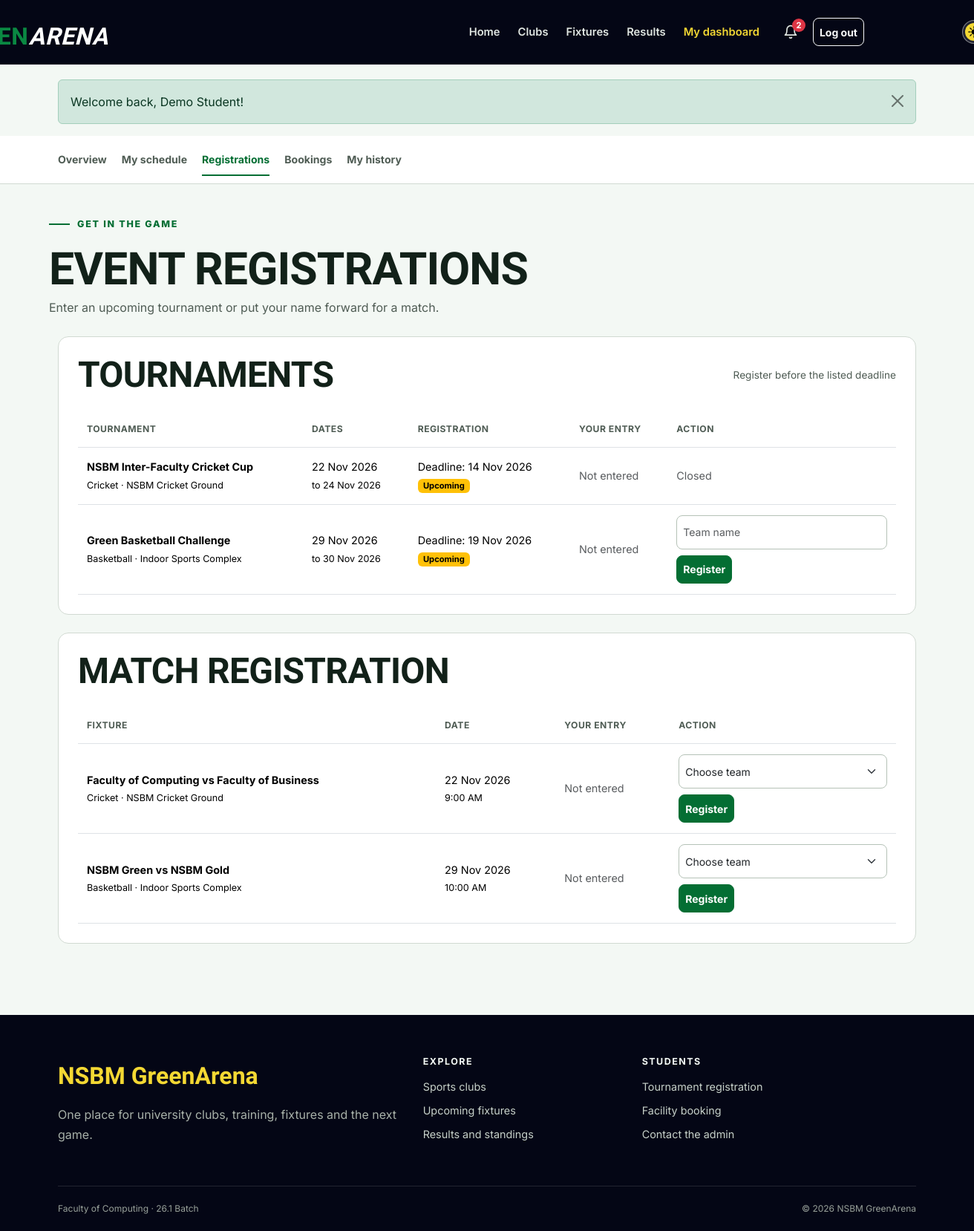
The page /student/registrations.php (signed in) on the database its author committed.
### tables this page shows
CREATE TABLE users (
    id INT UNSIGNED AUTO_INCREMENT PRIMARY KEY,
    student_id VARCHAR(20) NOT NULL UNIQUE,
    full_name VARCHAR(100) NOT NULL,
    email VARCHAR(120) NOT NULL UNIQUE,
    password_hash VARCHAR(255) NOT NULL,
    role ENUM('student', 'admin') NOT NULL DEFAULT 'student',
    created_at TIMESTAMP DEFAULT CURRENT_TIMESTAMP
);

CREATE TABLE tournaments (
    id INT UNSIGNED AUTO_INCREMENT PRIMARY KEY,
    name VARCHAR(120) NOT NULL,
    sport VARCHAR(80) NOT NULL,
    description TEXT NOT NULL,
    start_date DATE NOT NULL,
    end_date DATE NOT NULL,
    venue VARCHAR(120) NOT NULL,
    registration_deadline DATE NOT NULL,
    max_teams SMALLINT UNSIGNED NOT NULL DEFAULT 8,
    status ENUM('upcoming', 'ongoing', 'completed') NOT NULL DEFAULT 'upcoming',
    created_at TIMESTAMP DEFAULT CURRENT_TIMESTAMP
);

CREATE TABLE matches (
    id INT UNSIGNED AUTO_INCREMENT PRIMARY KEY,
    tournament_id INT UNSIGNED NULL,
    sport VARCHAR(80) NOT NULL,
    home_team VARCHAR(100) NOT NULL,
    away_team VARCHAR(100) NOT NULL,
    match_datetime DATETIME NOT NULL,
    venue VARCHAR(120) NOT NULL,
    status ENUM('scheduled', 'completed', 'cancelled') NOT NULL DEFAULT 'scheduled',
    home_score SMALLINT UNSIGNED NULL,
    away_score SMALLINT UNSIGNED NULL,
    created_at TIMESTAMP DEFAULT CURRENT_TIMESTAMP,
    FOREIGN KEY (tournament_id) REFERENCES tournaments(id) ON DELETE SET NULL
);

### includes/auth.php (called while the page is built, shortened)
<?php
function current_user()
{
    $user = fetch_one('SELECT id, student_id, full_name, email, role FROM users WHERE id = ?', [$_SESSION['user_id']]);
    return $user;
}

### student/registrations.php (the view, shortened to what this page needs)
<?php
$userId = current_user()['id'];
$activePage = 'dashboard';
$tournaments = fetch_all("SELECT t.*, tr.status AS registration_status, tr.team_name
    FROM tournaments t
    LEFT JOIN tournament_registrations tr ON tr.tournament_id = t.id AND tr.user_id = ?
    WHERE t.end_date >= CURDATE()
    ORDER BY t.start_date", [$userId]);
$matches = fetch_all("SELECT m.*, mr.status AS registration_status, mr.preferred_team
    FROM matches m
    LEFT JOIN match_registrations mr ON mr.match_id = m.id AND mr.user_id = ?
    WHERE m.status = 'scheduled' AND m.match_datetime >= NOW()
    ORDER BY m.match_datetime", [$userId]);
include __DIR__ . '/../includes/header.php';
include __DIR__ . '/../includes/student_nav.php';
?>
<div class="container dashboard-head"><span class="section-kicker">Get in the game</span>
    <h1>Event registrations</h1><p>Enter an upcoming tournament or put your name forward for a match.</p>
</div>
<div class="container dashboard-content">
    <section class="content-panel">
        <div class="page-title-row">
            <h2>Tournaments</h2><span class="required-note">Register before the listed deadline</span>
        </div>
        <?php if ($tournaments): ?>
            <div class="table-responsive">
                <table class="table">
                    <thead>
                        <tr>
                            <th>Tournament</th>
                            <th>Dates</th>
                            <th>Registration</th>
                            <th>Your entry</th>
                            <th>Action</th>
                        </tr>
                    </thead>
                    <tbody>
                        <?php foreach ($tournaments as $tournament): ?>
                            <tr>
                                <td><strong><?= e($tournament['name']) ?></strong><br><small><?= e($tournament['sport']) ?> · <?= e($tournament['venue']) ?></small></td>
                                <td><?= format_date($tournament['start_date']) ?><br><small>to <?= format_date($tournament['end_date']) ?></small></td>
                                <td>Deadline: <?= format_date($tournament['registration_deadline']) ?><br><?= status_badge($tournament['status']) ?></td>
                                <td>
                                    <?php if ($tournament['registration_status']): ?><?= status_badge($tournament['registration_status']) ?><br><small><?= e($tournament['team_name']) ?></small>
                                    <?php else: ?><span class="text-muted">Not entered</span>
                                <?php endif; ?></td>
                                <td>
                                    <?php if ($tournament['registration_status'] === 'registered'): ?>
                                        <form method="post">
                                            <input type="hidden" name="tournament_id" value="<?= $tournament['id'] ?>">
                                            <input type="hidden" name="action" value="withdraw_tournament">
                                            <button class="btn btn-sm btn-outline-danger" type="submit">Withdraw</button>
                                        </form>
                                    <?php elseif ($tournament['status'] === 'upcoming' && $tournament['registration_deadline'] >= date('Y-m-d')): ?>
                                        <form method="post" class="needs-validation" novalidate>
                                            <input class="form-control form-control-sm mb-2" id="team-<?= $tournament['id'] ?>" name="team_name" placeholder="Team name" minlength="2" maxlength="100" required>
                                            <button class="btn btn-sm btn-sport" type="submit">Register</button>
                                        </form>
                                    <?php else: ?><span class="text-muted">Closed</span><?php endif; ?></td>
                        </tr><?php endforeach; ?>
                    </tbody>
                </table>
        </div><?php else: ?><p>No tournaments are currently open.</p><?php endif; ?>
    </section>
    <section class="content-panel">
        <h2 class="mb-4">Match registration</h2>
        <?php if ($matches): ?>
            <div class="table-responsive">
                <table class="table">
                    <thead>
                        <tr>
                            <th>Fixture</th>
                            <th>Date</th>
                            <th>Your entry</th>
                            <th>Action</th>
                        </tr>
                    </thead>
                    <tbody>
                        <?php foreach ($matches as $match): ?>
                            <tr>
                                <td><strong><?= e($match['home_team']) ?> vs <?= e($match['away_team']) ?></strong><br><small><?= e($match['sport']) ?> · <?= e($match['venue']) ?></small></td>
                                <td><?= format_date($match['match_datetime']) ?><br><small><?= format_time($match['match_datetime']) ?></small></td>
                                <td>
                                    <?php if ($match['registration_status']): ?><?= status_badge($match['registration_status']) ?>
                                        <?php if ($match['registration_status'] === 'registered'): ?><br><small><?= e($match[$match['preferred_team'] . '_team']) ?></small>
                                        <?php endif; ?>
                                    <?php else: ?><span class="text-muted">Not entered</span>
                                <?php endif; ?></td>
                                <td>
                                    <?php if ($match['registration_status'] === 'registered'): ?>
                                        <form method="post">
                                            <input type="hidden" name="match_id" value="<?= $match['id'] ?>">
                                            <input type="hidden" name="action" value="withdraw_match">
                                            <button class="btn btn-sm btn-outline-danger" type="submit">Withdraw</button>
                                        </form>
                                    <?php else: ?>
                                        <form method="post" class="needs-validation" novalidate>
                                            <select class="form-select form-select-sm mb-2" id="preferred-<?= $match['id'] ?>" name="preferred_team" required>
                                                <option value="">Choose team</option>
                                            </select>
                                            <button class="btn btn-sm btn-sport" type="submit">Register</button>
                                </form><?php endif; ?></td>
                        </tr><?php endforeach; ?>
                    </tbody>
                </table>
        </div><?php else: ?><p>No matches are open for registration.</p><?php endif; ?>
    </section>
</div>
<?php include __DIR__ . '/../includes/footer.php'; ?>

### includes/header.php (shortened to what this page needs)
<?php
$activePage = $activePage ?? '';
$bodyClass = $bodyClass ?? '';
$user = current_user();
$flashes = get_flashes();
$unreadNotifications = $user ? unread_count($user['id']) : 0;
?>
<!doctype html>
<html lang="en">
    <head>
        <link href="https://cdn.jsdelivr.net/npm/bootstrap@5.3.3/dist/css/bootstrap.min.css" rel="stylesheet">
        <link href="<?= e(asset('css/style.css')) ?>" rel="stylesheet">
        <link href="<?= e(asset('css/theme.css')) ?>" rel="stylesheet">
    </head>
    <body class="<?= e($bodyClass) ?>">
        <header>
            <nav class="navbar navbar-expand-lg navbar-dark site-navbar" aria-label="Main navigation">
                <div class="container">
                    <a class="navbar-brand brand" href="<?= e(url('index.php')) ?>" aria-label="NSBM GreenArena home">
                        <span class="green-arena-title"><span class="t-nsbm">  NSBM</span><span class="t-green">GREEN</span><span class="t-arena">ARENA</span></span>
                    </a>
                    <div class="collapse navbar-collapse" id="mainNav">
                        <ul class="navbar-nav ms-auto align-items-lg-center">
                            <li class="nav-item"><a class="nav-link <?= active_class('home', $activePage) ?>" href="<?= e(url('index.php')) ?>">Home</a></li>
                            <li class="nav-item"><a class="nav-link <?= active_class('clubs', $activePage) ?>" href="<?= e(url('clubs.php')) ?>">Clubs</a></li>
                            <li class="nav-item"><a class="nav-link <?= active_class('fixtures', $activePage) ?>" href="<?= e(url('fixtures.php')) ?>">Fixtures</a></li>
                            <li class="nav-item"><a class="nav-link <?= active_class('results', $activePage) ?>" href="<?= e(url('results.php')) ?>">Results</a></li>
                            <?php if ($user): ?>
                                <li class="nav-item"><a class="nav-link <?= active_class('dashboard', $activePage) ?>" href="<?= e(url($user['role'] === 'admin' ? 'admin/index.php' : 'student/dashboard.php')) ?>"><?= $user['role'] === 'admin' ? 'Admin panel' : 'My dashboard' ?></a></li>
                                <li class="nav-item ms-lg-2">
                                    <a class="nav-link notification-bell <?= active_class('notifications', $activePage) ?>" href="<?= e(url('notifications.php')) ?>" aria-label="Notifications">
                                        <svg width="20" height="20" viewBox="0 0 24 24" fill="none" stroke="currentColor" stroke-width="2" stroke-linecap="round" stroke-linejoin="round" aria-hidden="true"><path d="M18 8a6 6 0 0 0-12 0c0 7-3 9-3 9h18s-3-2-3-9"/><path d="M13.7 21a2 2 0 0 1-3.4 0"/></svg>
                                        <span class="notification-badge" id="notification-count" <?= $unreadNotifications > 0 ? '' : 'hidden' ?>><?= $unreadNotifications ?></span>
                                    </a>
                                </li>
                                <li class="nav-item ms-lg-2">
                                    <form action="<?= e(url('logout.php')) ?>" method="post" class="m-0">
                                        <button class="btn btn-sm btn-outline-light w-100" type="submit">Log out</button>
                                    </form>
                                </li>
                            <?php else: ?>
                                <li class="nav-item"><a class="nav-link <?= active_class('login', $activePage) ?>" href="<?= e(url('login.php')) ?>">Log in</a></li>
                                <li class="nav-item ms-lg-2 mt-2 mt-lg-0"><a class="btn btn-sm btn-sport" href="<?= e(url('register.php')) ?>">Join GreenArena</a></li>
                            <?php endif; ?>
                            <li class="nav-item ms-lg-2 mt-2 mt-lg-0">
                                <button class="theme-switch" id="theme-toggle" type="button" role="switch" aria-checked="false" aria-label="Dark mode">
                                    <img class="switch-icon icon-sun" src="<?= e(asset('img/sun.png')) ?>" alt="">
                                </button>
                            </li>
                        </ul>
                    </div>
                </div>
            </nav>
        </header>
        <main id="main-content">
            <?php if ($flashes): ?>
                <div class="container flash-container" aria-live="polite">
                    <?php foreach ($flashes as $message): ?>
                        <div class="alert alert-<?= e($message['type']) ?> alert-dismissible fade show" role="alert">
                            <?= e($message['message']) ?>
                            <button type="button" class="btn-close" data-bs-dismiss="alert" aria-label="Close"></button>
                        </div>
                    <?php endforeach; ?>
                </div>
            <?php endif; ?>

### includes/functions.php (shortened to what this page needs)
<?php
function e($value)
{
    return htmlspecialchars($value ?? '', ENT_QUOTES);
}
function url($path = '')
{
    return BASE_PATH . '/' . ltrim($path, '/');
}
function asset($path)
{
    return url('assets/' . ltrim($path, '/'));
}
function run_query($sql, $params = [])
{
    global $connection;
    $statement = mysqli_prepare($connection, $sql);
    if (count($params) > 0) {
        $types = str_repeat('s', count($params));
        mysqli_stmt_bind_param($statement, $types, ...$params);
    }
    if (!mysqli_stmt_execute($statement)) {
        die('SQL error: ' . mysqli_stmt_error($statement));
    }
    return $statement;
}
function fetch_all($sql, $params = [])
{
    $statement = run_query($sql, $params);
    $result = mysqli_stmt_get_result($statement);
    return mysqli_fetch_all($result, MYSQLI_ASSOC);
}
function fetch_one($sql, $params = [])
{
    $rows = fetch_all($sql, $params);
    if (count($rows) > 0) {
        return $rows[0];
    }
    return false;
}
function get_flashes()
{
    $messages = $_SESSION['flash'] ?? [];
    return $messages;
}
function format_date($date, $format = 'd M Y')
{
    if ($date) {
        return date($format, strtotime($date));
    }
    return 'Not set';
}
function format_time($time)
{
    if ($time) {
        return date('g:i A', strtotime($time));
    }
    return 'Not set';
}
function status_badge($status)
{
    $classes = [
        'approved' => 'success',
        'active' => 'success',
        'completed' => 'success',
        'registered' => 'success',
        'ongoing' => 'info',
        'scheduled' => 'info',
        'pending' => 'warning',
        'upcoming' => 'warning',
        'rejected' => 'danger',
        'cancelled' => 'danger',
        'maintenance' => 'danger',
        'inactive' => 'secondary',
        'withdrawn' => 'secondary',
    ];
    $class = $classes[$status] ?? 'secondary';
    return '<span class="badge text-bg-' . $class . '">' . e(ucfirst($status)) . '</span>';
}
function active_class($page, $activePage)
{
    if ($page === $activePage) {
        return 'active';
    }
    return '';
}
function notifications_ready()
{
    global $connection;
    static $ready = null;
    if ($ready === null) {
        $result = mysqli_query($connection, "SHOW TABLES LIKE 'notifications'");
        $ready = $result && mysqli_num_rows($result) > 0;
    }
    return $ready;
}
function unread_count($userId)
{
    if (!notifications_ready()) {
        return 0;
    }
    return (int) fetch_one('SELECT COUNT(*) AS total FROM notifications WHERE user_id = ? AND is_read = 0', [$userId])['total'];
}

### rows shown on the page
users: id "2"
tournaments: name "NSBM Inter-Faculty Cricket Cup", sport "Cricket", venue "NSBM Cricket Ground", start_date "22 Nov 2026", end_date "24 Nov 2026", registration_deadline "14 Nov 2026", status "Upcoming", shows "Closed"
tournaments: name "Green Basketball Challenge", sport "Basketball", venue "Indoor Sports Complex", start_date "29 Nov 2026", end_date "30 Nov 2026", registration_deadline "19 Nov 2026", status "Upcoming"
matches: home_team "Faculty of Computing", away_team "Faculty of Business", sport "Cricket", venue "NSBM Cricket Ground", match_datetime "22 Nov 2026", match_datetime "9:00 AM"
matches: home_team "NSBM Green", away_team "NSBM Gold", sport "Basketball", venue "Indoor Sports Complex", match_datetime "29 Nov 2026", match_datetime "10:00 AM"

### other values the page prints
$message['message'] "Welcome back, Demo Student!"
